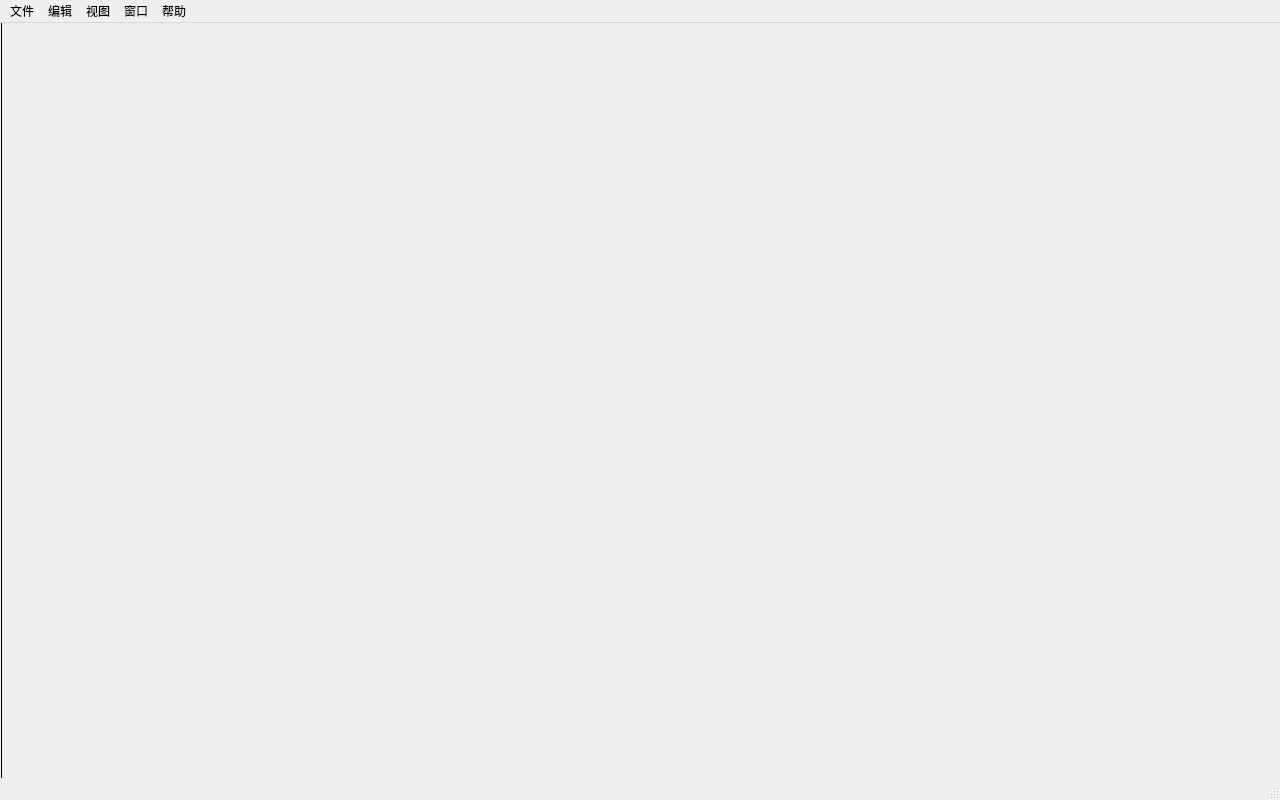
<?xml version="1.0" encoding="UTF-8"?>
<ui version="4.0">
 <class>MainWindow</class>
 <widget class="QMainWindow" name="MainWindow">
  <property name="geometry">
   <rect>
    <x>0</x>
    <y>0</y>
    <width>1280</width>
    <height>800</height>
   </rect>
  </property>
  <property name="windowState">
   <set>Qt::WindowMaximized</set>
  </property>
  <property name="windowTitle">
   <string/>
  </property>
  <widget class="QWidget" name="centralwidget">
   <layout class="QVBoxLayout" name="verticalLayout" stretch="0,1">
    <property name="leftMargin">
     <number>0</number>
    </property>
    <property name="topMargin">
     <number>0</number>
    </property>
    <property name="rightMargin">
     <number>0</number>
    </property>
    <property name="bottomMargin">
     <number>0</number>
    </property>
    <property name="spacing">
     <number>0</number>
    </property>
    <item>
     <widget class="MainToolbar" name="mainToolbar"/>
    </item>
    <item>
     <widget class="QWidget" name="contentArea">
      <layout class="QHBoxLayout" name="horizontalLayout" stretch="0,1">
       <property name="leftMargin">
        <number>0</number>
       </property>
       <property name="topMargin">
        <number>0</number>
       </property>
       <property name="rightMargin">
        <number>0</number>
       </property>
       <property name="bottomMargin">
        <number>0</number>
       </property>
       <property name="spacing">
        <number>0</number>
       </property>
       <item>
        <widget class="LeftPanel" name="leftPanel"/>
       </item>
       <item>
        <widget class="QFrame" name="mainSplitterLine">
         <property name="frameShape">
          <enum>QFrame::VLine</enum>
         </property>
         <property name="frameShadow">
          <enum>QFrame::Plain</enum>
         </property>
        </widget>
       </item>
       <item>
        <widget class="QStackedWidget" name="rightStack">
         <property name="currentIndex">
          <number>0</number>
         </property>
         <widget class="ThreeViewPanel" name="threeViewPanel"/>
         <widget class="AcquisitionImagePanel" name="acquisitionImagePanel"/>
        </widget>
       </item>
      </layout>
     </widget>
    </item>
   </layout>
  </widget>
  <!--
    菜单栏：五个顶级菜单，二级 QAction 尚未挂接。
    objectName：menuFile menuEdit menuView menuWindow menuHelp
    各菜单用途与规划见 mainwindow.h 顶部 ASCII 布局说明。
  -->
  <widget class="QMenuBar" name="menubar">
   <!-- 文件：患者/检查/数据导入导出/退出；规划：新建患者、打开、保存、导入 DICOM、退出 -->
   <widget class="QMenu" name="menuFile">
    <property name="title">
     <string>文件</string>
    </property>
   </widget>
   <!-- 编辑：撤销重做、复制粘贴、清除勾画/测量标注 -->
   <widget class="QMenu" name="menuEdit">
    <property name="title">
     <string>编辑</string>
    </property>
   </widget>
   <!-- 视图：三视图↔采集2D、布局 1x1~3x3、窗宽窗位（只改显示不改数据） -->
   <widget class="QMenu" name="menuView">
    <property name="title">
     <string>视图</string>
    </property>
   </widget>
   <!-- 窗口：左侧功能栏显隐、重置布局（当前为固定分栏，非 QDockWidget） -->
   <widget class="QMenu" name="menuWindow">
    <property name="title">
     <string>窗口</string>
    </property>
   </widget>
   <!-- 帮助：关于版本、使用说明、日志路径 -->
   <widget class="QMenu" name="menuHelp">
    <property name="title">
     <string>帮助</string>
    </property>
   </widget>
   <addaction name="menuFile"/>
   <addaction name="menuEdit"/>
   <addaction name="menuView"/>
   <addaction name="menuWindow"/>
   <addaction name="menuHelp"/>
  </widget>
  <widget class="QStatusBar" name="statusbar"/>
 </widget>
 <customwidgets>
  <customwidget>
   <class>MainToolbar</class>
   <extends>QWidget</extends>
   <header>main_toolbar.h</header>
  </customwidget>
  <customwidget>
   <class>LeftPanel</class>
   <extends>QWidget</extends>
   <header>left_panel.h</header>
  </customwidget>
  <customwidget>
   <class>ThreeViewPanel</class>
   <extends>QWidget</extends>
   <header>three_view_panel.h</header>
  </customwidget>
  <customwidget>
   <class>AcquisitionImagePanel</class>
   <extends>QWidget</extends>
   <header>acquisition_image_panel.h</header>
  </customwidget>
 </customwidgets>
 <resources/>
 <connections/>
</ui>
